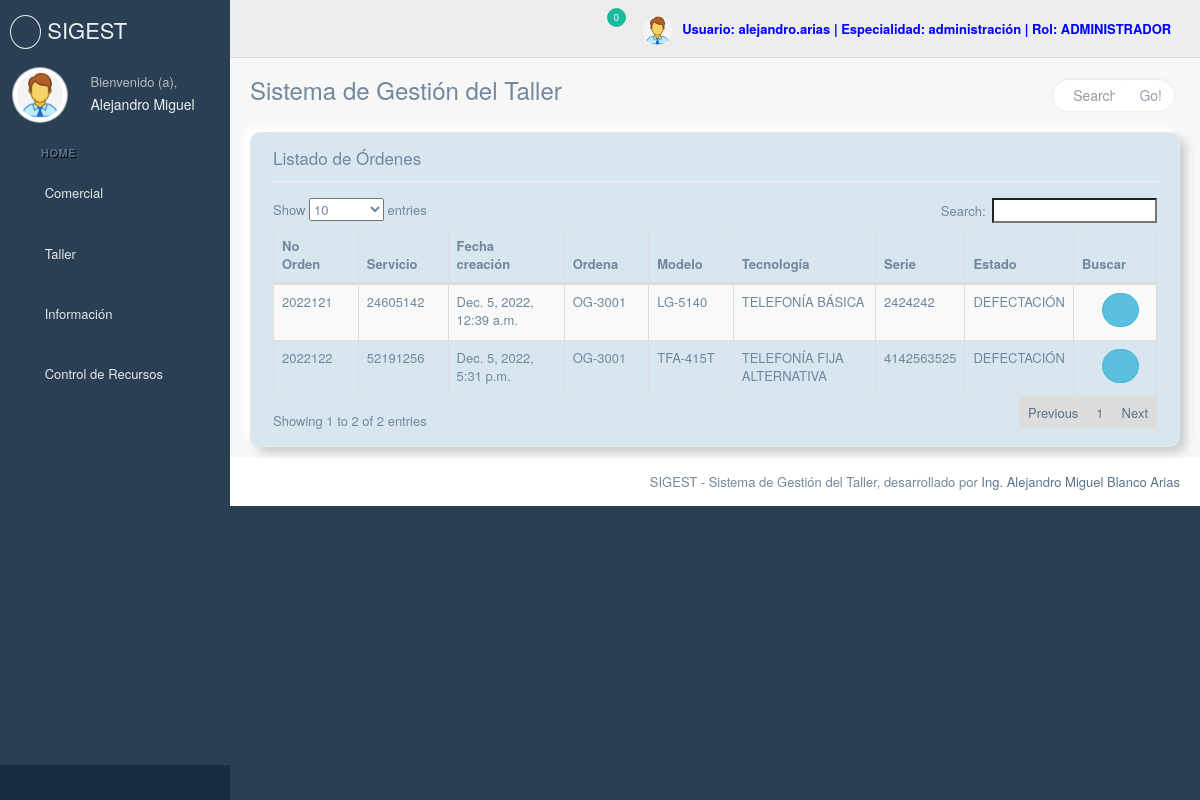
Page /index/list/ (signed in) on the earlier database version.
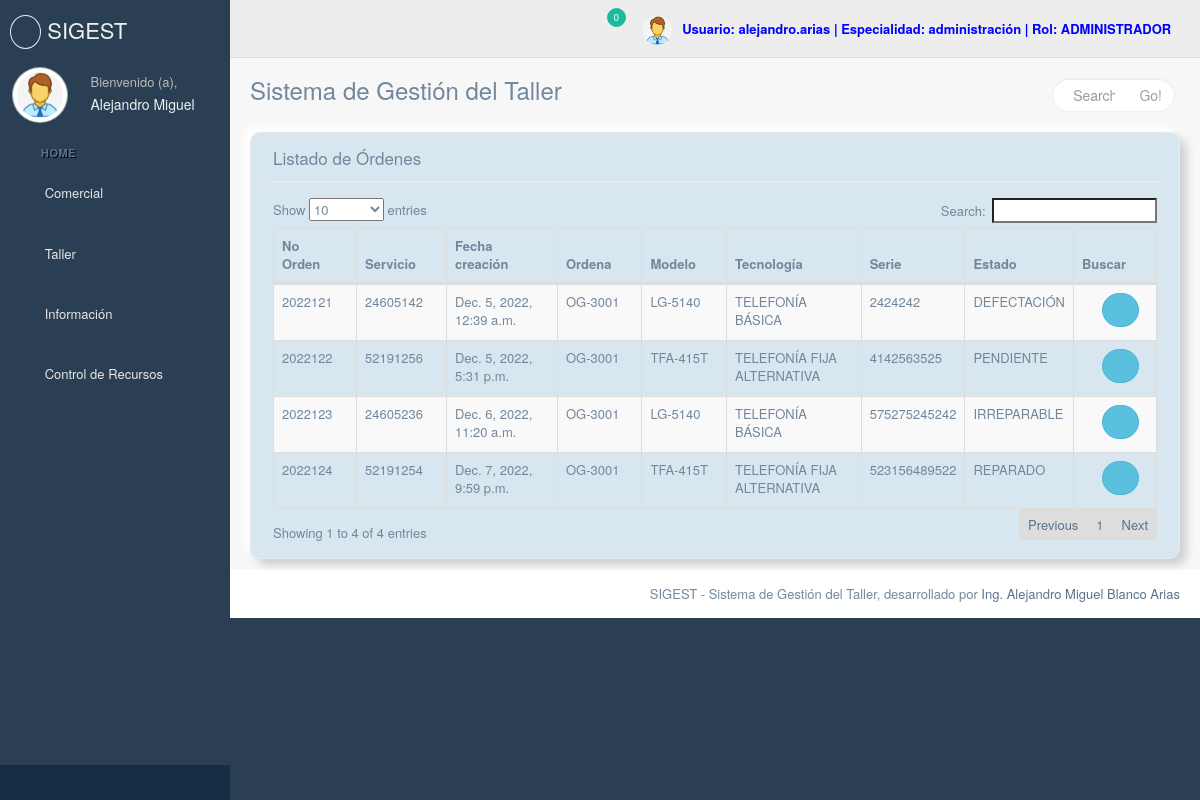
Same page on the later database version.
### Taller/models.py (models this page shows, shortened)
class Trabajador(models.Model):
    user = models.OneToOneField(settings.AUTH_USER_MODEL, on_delete=models.CASCADE)
    centro = models.ForeignKey(Centro, on_delete=models.CASCADE)
    codigo_siprec = models.CharField(max_length=30)
    especialidad = models.ForeignKey(Especialidad, on_delete=models.CASCADE)
    class Meta:
        verbose_name_plural = "Trabajadores"

class Especialidad(models.Model):
    name = models.CharField(max_length=30)
    def __str__(self):
        return self.name

class OrdenPrimaria(models.Model):
    No_orden = models.CharField(max_length=50)
    fecha_creacion = models.DateTimeField()
    fecha_entrada_taller = models.DateTimeField(blank=True, null=True)
    centro = models.ForeignKey(Centro, on_delete=models.CASCADE)
    ordena = models.CharField(max_length=60, blank=True, null=True)
    """ Estos son campos nuevos"""
    folio_venta = models.CharField(max_length=80, blank=True, null=True)
    fecha_venta = models.DateTimeField(blank=True, null=True)
    garantia = models.CharField(max_length=20, blank=True, null=True)
    fecha_vencimiento_garantia = models.DateTimeField(null=True, blank=True)
    observaciones = models.TextField(null=True, blank=True)
    """ Aquí termina"""
    prefijo = models.ForeignKey(Prefijo, on_delete=models.CASCADE)
    servicio = models.CharField(max_length=20)
    modelo = models.ForeignKey(Modelo, on_delete=models.CASCADE)
    tecnologia = models.ForeignKey(Tecnologia, on_delete=models.CASCADE)
    defecto = models.ManyToManyField(Defecto)
    serie = models.CharField(max_length=80)
    nombre_cliente_entrega = models.CharField(max_length=120)
    direccion_cliente_entrega = models.CharField(max_length=120)
    ci_cliente_entrega = models.CharField(max_length=20)
    contacto_telefono = models.CharField(max_length=20)
    propietario = models.BooleanField(default=False)
    estado = models.ForeignKey(Estado, on_delete=models.CASCADE)
    confComercial = models.BooleanField(default=False)
    confTaller = models.BooleanField(default=False)
    entrega = models.CharField(max_length=60, blank=True, null=True)
    """ Datos a llenar al reparar"""
    fecha_defectacion = models.DateTimeField(blank=True, null=True)
    repara = models.CharField(max_length=60, blank=True, null=True)
    accion_reparacion = models.TextField(null=True, blank=True)
    mano_obra = models.ForeignKey(
        ManoObra, on_delete=models.CASCADE, blank=True, null=True
    )
    consumo_recursos = models.ManyToManyField(Consumo_Recursos, blank=True)
    """ Datos antes de cerrada la orden para la gestion de las salidas"""
    fecha_gestion = models.DateTimeField(blank=True, null=True)
    llama = models.ForeignKey(
        Trabajador, on_delete=models.CASCADE, blank=True, null=True
    )
    nombre_cliente = models.CharField(max_length=160, blank=True, null=True)
    impresion = models.BooleanField(default=False)
    """ Datos a llenar para cerrar la orden"""
    fecha_cierre = models.DateTimeField(null=True, blank=True)
    cierra = models.CharField(max_length=60, blank=True, null=True)
    nombre_cliente_recibe = models.CharField(max_length=120, blank=True, null=True)
    direccion_cliente_recibe = models.CharField(max_length=120, blank=True, null=True)
    ci_cliente_recibe = models.CharField(max_length=20, blank=True, null=True)
    cerrada = models.BooleanField(default=False)
    """ Este dato es muy importante y se actualiza tanto cuando se gestionan los telefonos como cuando cierra"""
    garantia_reparacion = models.DateTimeField(blank=True, null=True)
    """Variable para poder hacer analisis de tiempos"""
    tiempo = models.IntegerField(blank=True, null=True)
    objects = models.Manager()
    class Meta:
        verbose_name_plural = "Ordenes"

class Prefijo(models.Model):
    nombre = models.CharField(max_length=8, blank=True)
    def __str__(self):
        return self.nombre

class Modelo(models.Model):
    nombre = models.CharField(max_length=60)
    tecnologia = models.ForeignKey(Tecnologia, on_delete=models.CASCADE)
    codigo_sap = models.CharField(max_length=60)
    descripcion = models.CharField(max_length=160)

class Tecnologia(models.Model):
    nombre = models.CharField(max_length=40)

class Estado(models.Model):
    nombre = models.CharField(max_length=60)
    def __str__(self):
        return self.nombre

### Taller/list_views.py (the view)
# urls.py: path("index/list/", list_views.ListadoOrdenesMixin.as_view(), name="ordenes_lista"),
class ListadoOrdenesMixin(BaseDatosMixin, ListView):
    model = OrdenPrimaria
    template_name = "Information/list.html"
    tecnologia = None
    orden = None
    model1 = None
    model2 = None
    def get_queryset(self):
        self.orden = OrdenPrimaria.objects.filter(
            centro=self.request.user.trabajador.centro
        )
        return self.orden

### Taller/views.py (called while the page is built)
    def get_context_data(self, **kwargs):
        context = super().get_context_data(**kwargs)
        modelComercial = OrdenPrimaria.objects.filter(
            centro=self.request.user.trabajador.centro
        ).filter(confComercial=False)
        cantidad = modelComercial.count()
        modelTaller = (
            OrdenPrimaria.objects.filter(centro=self.request.user.trabajador.centro)
            .filter(confComercial=True)
            .filter(confTaller=False)
        )
        cantidad1 = modelTaller.count()
        context["cantidad"] = cantidad
        context["modelComercial"] = modelComercial
        context["cantidad1"] = cantidad1
        context["modelTaller"] = modelTaller
        return context

### Taller/templates/Information/list.html (shortened to what this page needs)
{% extends "base.html" %}
{% load static%}
{% block stylecontent %}
<link rel="stylesheet" href="{% static 'css/stylesnew.css' %}">
<link href="{% static 'css/vendors/datatables.net-bs/css/dataTables.bootstrap.min.css' %}" rel="stylesheet">
<link href="{% static 'css/vendors/datatables.net-buttons-bs/css/buttons.bootstrap.min.css' %}" rel="stylesheet">
<link href="{% static 'css/vendors/datatables.net-fixedheader-bs/css/fixedHeader.bootstrap.min.css' %}" rel="stylesheet">
<link href="{% static 'css/vendors/datatables.net-responsive-bs/css/responsive.bootstrap.min.css' %}" rel="stylesheet">
<link href="{% static 'css/vendors/datatables.net-scroller-bs/css/scroller.bootstrap.min.css' %}" rel="stylesheet">
{%endblock%}
{% block content %}
<div class="row">
    <div class="col-md-12 col-sm-12 col-xs-12">
        <div class="x_panel pagenew-div">
            <div class="x_title">
                <h2>Listado de Órdenes</h2>
                <ul class="nav navbar-right panel_toolbox">
                    <li><a class="collapse-link"><i class="fa fa-chevron-up"></i></a>
                    </li>
                    <li class="dropdown">
                        <a href="#" class="dropdown-toggle" data-toggle="dropdown" role="button" aria-expanded="false"><i class="fa fa-wrench"></i></a>
                    </li>
                    <li><a class="close-link"><i class="fa fa-close"></i></a>
                    </li>
                </ul>
                <div class="clearfix"></div>
            </div>
            <div class="x_content">
                <table id="tablalist" class="table table-striped table-bordered">
                    <thead>
                        <tr>
                            <th>No Orden</th>
                            <th>Servicio</th>
                            <th>Fecha creación</th>
                            <th>Ordena</th>
                            <th>Modelo</th>
                            <th>Tecnología</th>
                            <th>Serie</th>
                            <th>Estado</th>
                            <th>Buscar</th>
                        </tr>
                    </thead>
                    <tbody>
                        {%for model in object_list%}
                        <tr>
                            <td>{{model.No_orden}}</td>
                            <td>{{model.prefijo}}{{model.servicio}}</td>
                            <td>{{model.fecha_creacion}}</td>
                            <td>{{model.ordena}}</td>
                            <td>{{model.modelo.nombre}}</td>
                            <td>{{model.modelo.tecnologia.nombre}}</td>
                            <td>{{model.serie}}</td>
                            <td>{{model.estado}}</td>
                            <td>
                                <form action="{% url 'reimprimir_orden' model.id %}" method="get"> {%csrf_token%}
                                    <button type="submit" class="btn btn-round btn-info" style="margin-left: 20px;"><i class="fa fa-search-plus"></i></button>
                                </form>
                            </td>
                        </tr>
                        {%endfor%}
                    </tbody>
                </table>
            </div>
        </div>
    </div>
</div>
{% endblock %}

### Taller/templates/base.html (shortened to what this page needs)
{% load static %}
<!DOCTYPE html>
<html lang="en">
<head>
    <link href="{% static 'css/vendors/bootstrap/dist/css/bootstrap.min.css' %}" rel="stylesheet">
    <link href="{% static 'css/vendors/font-awesome/css/font-awesome.min.css' %}" rel="stylesheet">
    <link href="{% static 'css/vendors/nprogress/nprogress.css' %}" rel="stylesheet">
    <link href="{% static 'css/vendors/pnotify/dist/pnotify.css' %}" rel="stylesheet">
    <link href="{% static 'css/vendors/pnotify/dist/pnotify.buttons.css' %}" rel="stylesheet">
    <link href="{% static 'css/vendors/pnotify/dist/pnotify.nonblock.css' %}" rel="stylesheet">
    <link href="{% static 'css/build/css/custom.css' %}" rel="stylesheet">
    {% block stylecontent %}
    {% endblock%}
</head>
<body class="nav-md">
    <div class="container body">
        <div class="main_container">
            <div class="col-md-3 left_col">
                <div class="left_col scroll-view">
                    <div class="navbar nav_title" style="border: 0;">
                        <a href="" class="site_title"><i class="fa fa-phone"></i> <span>SIGEST</span></a>
                    </div>
                    <div class="profile clearfix">
                        <div class="profile_pic">
                            <img src="{% static 'img/image.jpg' %}" alt="..." class="img-circle profile_img">
                        </div>
                        <div class="profile_info">
                            <span>Bienvenido (a),</span>
                            <h2>{{user.first_name}}</h2>
                        </div>
                        <div class="clearfix"></div>
                    </div>
                    <br />
                    <div id="sidebar-menu" class="main_menu_side hidden-print main_menu">
                        <div class="menu_section">
                            <h3><a href="{% url 'index' %}"><i class="fa fa-home"></i>Home</a></h3>
                            <ul class="nav side-menu">
                                {%if perms.Taller.add_ordenprimaria%}
                                <li><a><i class="fa fa-book"></i> Comercial <span class="fa fa-chevron-down"></span></a>
                                </li>
                                {%endif%}
                            </ul>
                            {%if perms.Taller.add_ordenhistorico%}
                            <ul class="nav side-menu">
                                <li><a><i class="fa fa-gears"></i> Taller <span class="fa fa-chevron-down"></span></a>
                                </li>
                            </ul>
                            {%endif%}
                            <ul class="nav side-menu">
                                <li><a><i class="fa fa-info-circle"></i> Información <span class="fa fa-chevron-down"></span></a>
                                </li>
                            </ul>
                            <ul class="nav side-menu">
                                <li><a><i class="fa fa-tasks"></i> Control de Recursos <span class="fa fa-chevron-down"></span></a>
                                </li>
                            </ul>
                        </div>
                    </div>
                    <div class="sidebar-footer hidden-small">
                        <a data-toggle="tooltip" data-placement="top" title="Settings">
                            <span class="glyphicon glyphicon-cog" aria-hidden="true"></span>
                        </a>
                        <a data-toggle="tooltip" data-placement="top" title="FullScreen">
                            <span class="glyphicon glyphicon-fullscreen" aria-hidden="true"></span>
                        </a>
                        <a data-toggle="tooltip" data-placement="top" title="Change password" href="{% url 'change_password' %}">
                            <span class="glyphicon glyphicon-eye-close" aria-hidden="true"></span>
                        </a>
                        <a data-toggle="tooltip" data-placement="top" title="Logout" href="{% url 'logout' %}">
                            <span class="glyphicon glyphicon-off" aria-hidden="true"></span>
                        </a>
                    </div>
                </div>
            </div>
            <div class="top_nav">
                <div class="nav_menu">
                    <nav>
                        <div class="nav toggle">
                            <a id="menu_toggle"><i class="fa fa-bars"></i></a>
                        </div>
                        <ul class="nav navbar-nav navbar-right">
                            <li class="">
                                <a href="javascript:;" class="user-profile dropdown-toggle" data-toggle="dropdown" aria-expanded="false">
                                    <img src="{% static 'img/image.jpg' %}" alt=""><b style="color: blue;">Usuario: {{user.username}} | Especialidad: {{user.trabajador.especialidad}} | Rol: {%for rol in user.groups.all%} {{rol.name}} {%endfor%}</b>
                                    <span class=" fa fa-angle-down"></span>
                                </a>
                            </li>
                            <li role="presentation" class="dropdown">
                                {%if perms.Taller.add_ordenprimaria%}
                                <a href="javascript:;" class="dropdown-toggle info-number" data-toggle="dropdown" data-placement="bottom" title="Órdenes Pendientes de Entregar al Taller" aria-expanded="false">
                                    <i class="fa fa-envelope-o"></i>
                                    <span class="badge bg-green">{{cantidad}}</span>
                                </a>
                        {%endif%}
                    </nav>
                </div>
            </div>
            <div class="right_col" role="main">
                <div class="">
                    <div class="page-title">
                        <div class="title_left">
                            <h3>Sistema de Gestión del Taller</h3>
                        </div>
                        <div class="title_right">
                            <div class="col-md-3 col-sm-5 col-xs-12 form-group pull-right top_search">
                                <div class="input-group">
                                    <input type="text" class="form-control" placeholder="Search for...">
                                    <span class="input-group-btn">
                                        <button class="btn btn-default" type="button">Go!</button>
                                    </span>
                                </div>
                            </div>
                        </div>
                    </div>
                    <div class="clearfix"></div>
                    {%block content%}
                    {%endblock%}
                </div>
            </div>
            <footer>
                <div class="pull-right">
                    SIGEST - Sistema de Gestión del Taller, desarrollado por <a href="">Ing. Alejandro Miguel Blanco Arias</a>
                </div>
                <div class="clearfix"></div>
            </footer>
        </div>
    </div>
</body>
</html>

### Taller/static/css/stylesnew.css (style rules this page uses)
.pagenew-div { border-radius: 10px; background-color: #d8e6f0; box-shadow: 6px 6px 10px #cbced1, -6px -6px 10px #fff; }

Differences in the rows shown:
changed OrdenPrimaria: estado "DEFECTACIÓN" → "PENDIENTE"
added OrdenPrimaria: No_orden "2022123", prefijo "2460", servicio "5236", fecha_creacion "Dec. 6, 2022, 11:20 a.m.", ordena "OG-3001", modelo.nombre "LG-5140", modelo.tecnologia.nombre "TELEFONÍA BÁSICA", serie "575275245242", estado "IRREPARABLE"
added OrdenPrimaria: No_orden "2022124", prefijo "5219", servicio "1254", fecha_creacion "Dec. 7, 2022, 9:59 p.m.", ordena "OG-3001", modelo.nombre "TFA-415T", modelo.tecnologia.nombre "TELEFONÍA FIJA ALTERNATIVA", serie "523156489522", estado "REPARADO"
Other differences:
text written by a page script: "Show entries Search: Showing 1 to 2 of 2 entries Previous 1 Next" → "Show entries Search: Showing 1 to 4 of 4 entries Previous 1 Next"
